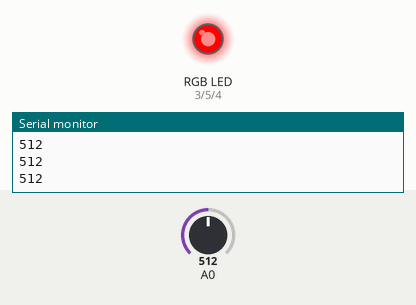
Simulated run of this sketch. Board: Arduino Uno, built with avr-gcc and run on an emulated ATmega328P. Parts: an RGB LED mixed from three pins (HIGH = lit), the last lines printed to the serial monitor. Inputs (shaded band) come from the test bench; at power-on: A0 = 512.

Above: at 1.2 s.
1.3 s: A0 set to 179
2.8 s: A0 set to 150
At 4.0 s:
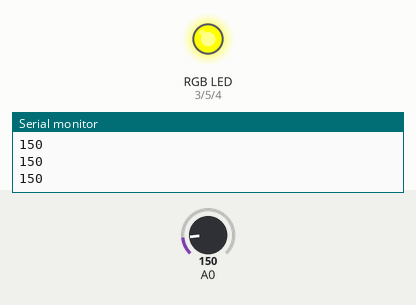
4.3 s: A0 set to 122
At 5.1 s:
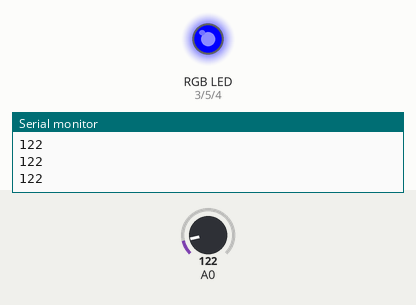
5.8 s: A0 set to 135
At 6.3 s:
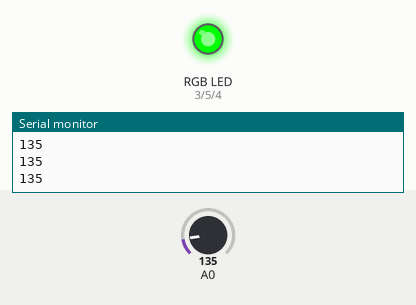
7.3 s: A0 set to 0
At 8.5 s:
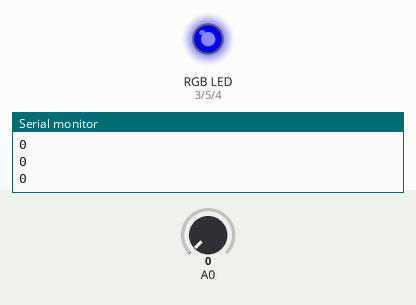
Timing chart, 0 to 9.8 s (numbered marks = the images above; inputs shaded):
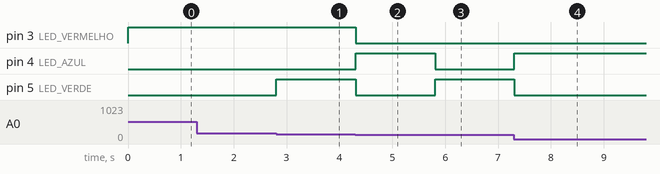

The sketch:

temperature-sensor.ino
```cpp
#define LED_VERMELHO 3
#define LED_AZUL 4
#define LED_VERDE 5
#define VALOR_AZUL 123
#define VALOR_VERDE 145
#define VALOR_AMARELO 164

void setup(){
  Serial.begin(9600);
  pinMode(A0, INPUT);
  pinMode(LED_VERMELHO, OUTPUT);
  pinMode(LED_AZUL, OUTPUT);
  pinMode(LED_VERDE, OUTPUT);
}

void setRGB(byte red, byte green, byte blue){
  	digitalWrite(LED_VERMELHO, red);
  	digitalWrite(LED_VERDE, green);
  	digitalWrite(LED_AZUL, blue);

}

void loop(){
	int sensorValue = analogRead(A0);
  	Serial.println(sensorValue);
  	if(sensorValue <= VALOR_AZUL){
    //<= 10 CELSIUS
      	setRGB(LOW,LOW,HIGH);
      	//AZUL
    }
  	else if(sensorValue <= VALOR_VERDE){
    //<= 20 CELSIUS
      	setRGB(LOW, HIGH, LOW);
  		//VERDE
  	}
  	else if(sensorValue <= VALOR_AMARELO){
    //<= 30 CELSIUS)
      	setRGB(HIGH, HIGH, LOW);
      	//AMARELO
  	}
  	else{
      	setRGB(HIGH, LOW, LOW);
      	//VERMELHO
  	}
}
```

Measured:
- the behaviour switches between 165 and 164 on A0 (found by bisection; images 0 and 1)
- the behaviour switches between 123 and 124 on A0 (found by bisection; images 2 and 3)
- after the input at 2.8 s, pin 5 (LED_VERDE): LOW → HIGH at once
- after the input at 4.3 s, pin 3 (LED_VERMELHO), pin 5 (LED_VERDE): HIGH → LOW at once; pin 4 (LED_AZUL): LOW → HIGH at once
- after the input at 5.8 s, pin 4 (LED_AZUL): HIGH → LOW at once; pin 5 (LED_VERDE): LOW → HIGH at once
- after the input at 7.3 s, pin 4 (LED_AZUL): LOW → HIGH at once; pin 5 (LED_VERDE): HIGH → LOW at once
